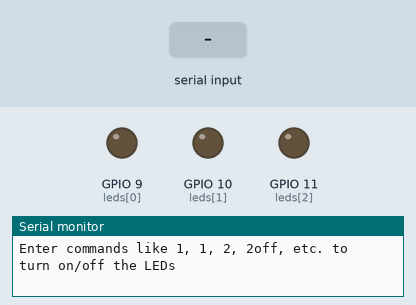
The program below on a simulated ESP32. Shown: output pins drawn as LEDs (lit = HIGH), the last lines printed to the serial monitor. Inputs (shaded band) come from the test bench.

Above: at 1.2 s.
1.3 s: "1\n" received over Serial
At 2.5 s:
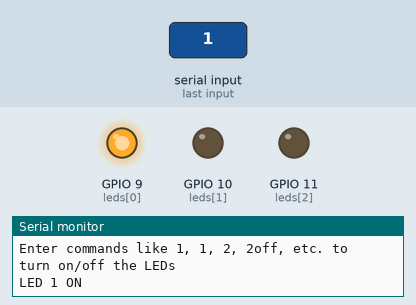
2.8 s: "2\n" received over Serial
At 3.8 s:
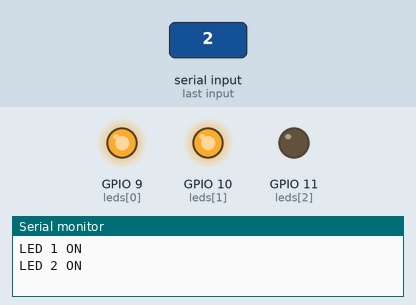
4.3 s: "1off\n" received over Serial
At 4.9 s:
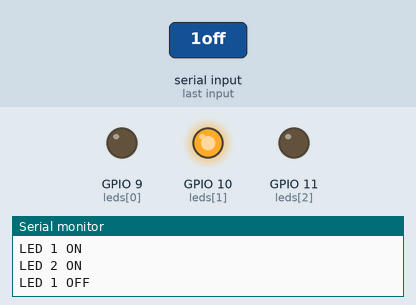
5.8 s: "3\n" received over Serial
At 6.1 s:
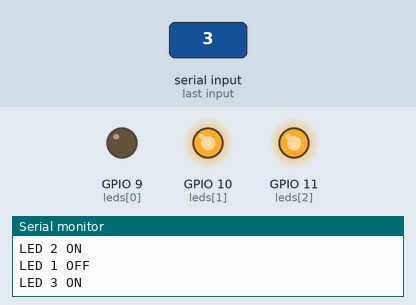
7.3 s: "2off\n" received over Serial
At 8.4 s:
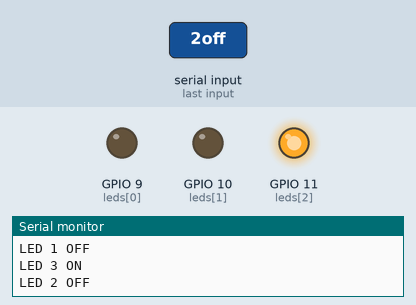
8.8 s: "3off\n" received over Serial
At 9.6 s:
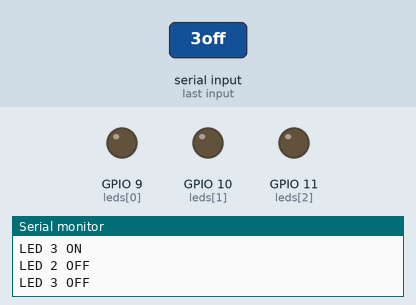
Timing chart, 0 to 11.3 s (numbered marks = the images above; inputs shaded):
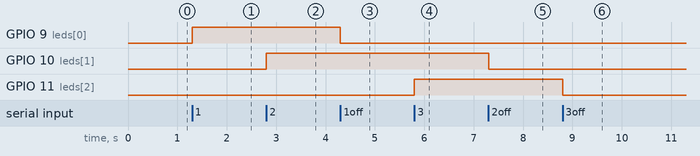

Measured:
- after the input at 1.3 s, GPIO 9 (leds[0]): LOW → HIGH at once
- after the input at 2.8 s, GPIO 10 (leds[1]): LOW → HIGH at once
- after the input at 4.3 s, GPIO 9 (leds[0]): HIGH → LOW at once
- after the input at 5.8 s, GPIO 11 (leds[2]): LOW → HIGH at once
- after the input at 7.3 s, GPIO 10 (leds[1]): HIGH → LOW at once
- after the input at 8.8 s, GPIO 11 (leds[2]): HIGH → LOW at once

The program:

main.cpp
```cpp
const int leds[] = {9,10,11}; // LED pins

int size = sizeof(leds) / sizeof(leds[0]);

void setup() {
    for (int i = 0; i < size; i++) {
        pinMode(leds[i], OUTPUT);
    }

    Serial.begin(9600);
    Serial.println("Enter commands like 1, 1, 2, 2off, etc. to turn on/off the LEDs");
}

void loop() {
    if (Serial.available()) {
        String input = Serial.readStringUntil('\n'); // read input until enter key

        input.trim();

         if (input == "1") {
            digitalWrite(leds[0], HIGH);
            Serial.println("LED 1 ON");
        } else if (input == "1off") {
            digitalWrite(leds[0], LOW);
            Serial.println("LED 1 OFF");
        } else if (input == "2") {
            digitalWrite(leds[1], HIGH);
            Serial.println("LED 2 ON");
        } else if (input == "2off") {
            digitalWrite(leds[1], LOW);
            Serial.println("LED 2 OFF");
        } else if (input == "3") {
            digitalWrite(leds[2], HIGH);
            Serial.println("LED 3 ON");
        } else if (input == "3off") {
            digitalWrite(leds[2], LOW);
            Serial.println("LED 3 OFF");
        } else {
            Serial.println("Invalid command. Try: 1, 1off, 2, 2off, 3, 3off");
        }
    }
}
```
